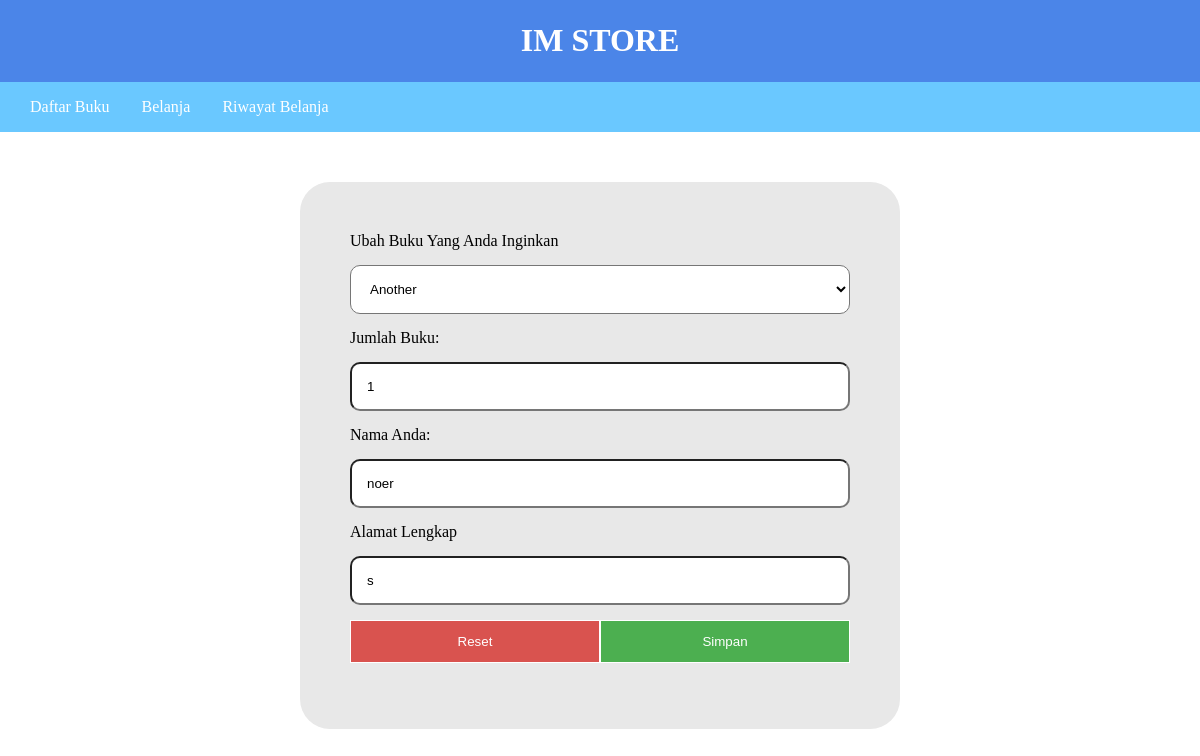
The page /edit.php?hal=edit&id=63 on the database its author committed.
### tables this page shows
CREATE TABLE `ttransaksi` (
  `id_buku` int(11) NOT NULL,
  `nama_buku` varchar(100) NOT NULL,
  `jumlah_buku` int(10) NOT NULL,
  `nama` varchar(30) NOT NULL,
  `alamat` varchar(100) NOT NULL
);

### edit.php (the view, shortened to what this page needs)
<?php
include "koneksi.php";
    echo "<link rel='stylesheet' type='text/css' href='style.css' />";
    $id = $_GET['id'];
    $tampil = mysqli_query($koneksi,"select * from ttransaksi where id_buku='$id'");
    $data = mysqli_fetch_array($tampil);?>
<!DOCTYPE html>
<html lang="id">
<head>
</head>
<body>
  <div class="header">
    <h1>IM STORE</h1>
  </div>
    <div class="nav">
        <a href="index.php">Daftar Buku</a>
        <a href="form-belanja.php">Belanja</a>
        <a href="riwayat-belanja.php">Riwayat Belanja</a>
    </div>
  <div class="form">
    <div class="form_belanja">
    <form action="update.php?id=<?=$data['id_buku']?>" method="post">
    <label>Ubah Buku Yang Anda Inginkan</label>
    <select name="nama_buku">
    <option value="<?=$data['nama_buku']?>"><?=$data['nama_buku']?></option>
    </select>
      Jumlah Buku:
      <input type="number" name="jumlah_buku" value="<?=$data['jumlah_buku']?>" required /><br />
      Nama Anda:
      <input type="text" name="nama" value="<?=$data['nama']?>" required /><br />
      Alamat Lengkap
      <input type="text" name="alamat" value="<?=$data['alamat']?>" required /><br />
      <button type="submit" class="beli" name="dbeli">Simpan</button>
	  <button type="reset" class="kosongkan" name="dkosongkan">Reset</button>
    </form>
</div>
</div>
</body>
</html>

### style.css (style rules this page uses)
html, body { margin:0; padding:0; width:100%; }
.header { padding: 1px; background-color: #3e7ce7ed; text-align: center; color: #ffffff; }
.nav { padding: 1em; background-color: #6AC8FF; }
.nav a { color: white; padding: 14px; text-decoration: none; }
.form { margin-top: 50px; margin-bottom: 50px; }
.form_belanja { max-width: 500px; margin: auto; border-radius: 30px; padding: 50px; background-color: rgb(232, 232, 232); }
input[type="text"], input[type="number"], select[name="nama_buku"] { margin-top: 50px; margin: 15px auto; border-radius: 10px; width: 100%; padding: 15px; background-color: #ffffff; }
.beli,.daftarbuku { float: right; width: 50%; padding: 13px; border: 1px solid #fff; cursor: pointer; color: #fff; background-color: #4caf50; }
.kosongkan,.ubah { width: 50%; padding: 13px; border: 1px solid #fff; cursor: pointer; color: #fff; background-color: #d9534f; }
a { text-decoration: none; color: black; }

### rows shown on the page
ttransaksi: nama_buku "Another", jumlah_buku "1", nama "noer", alamat "s"
